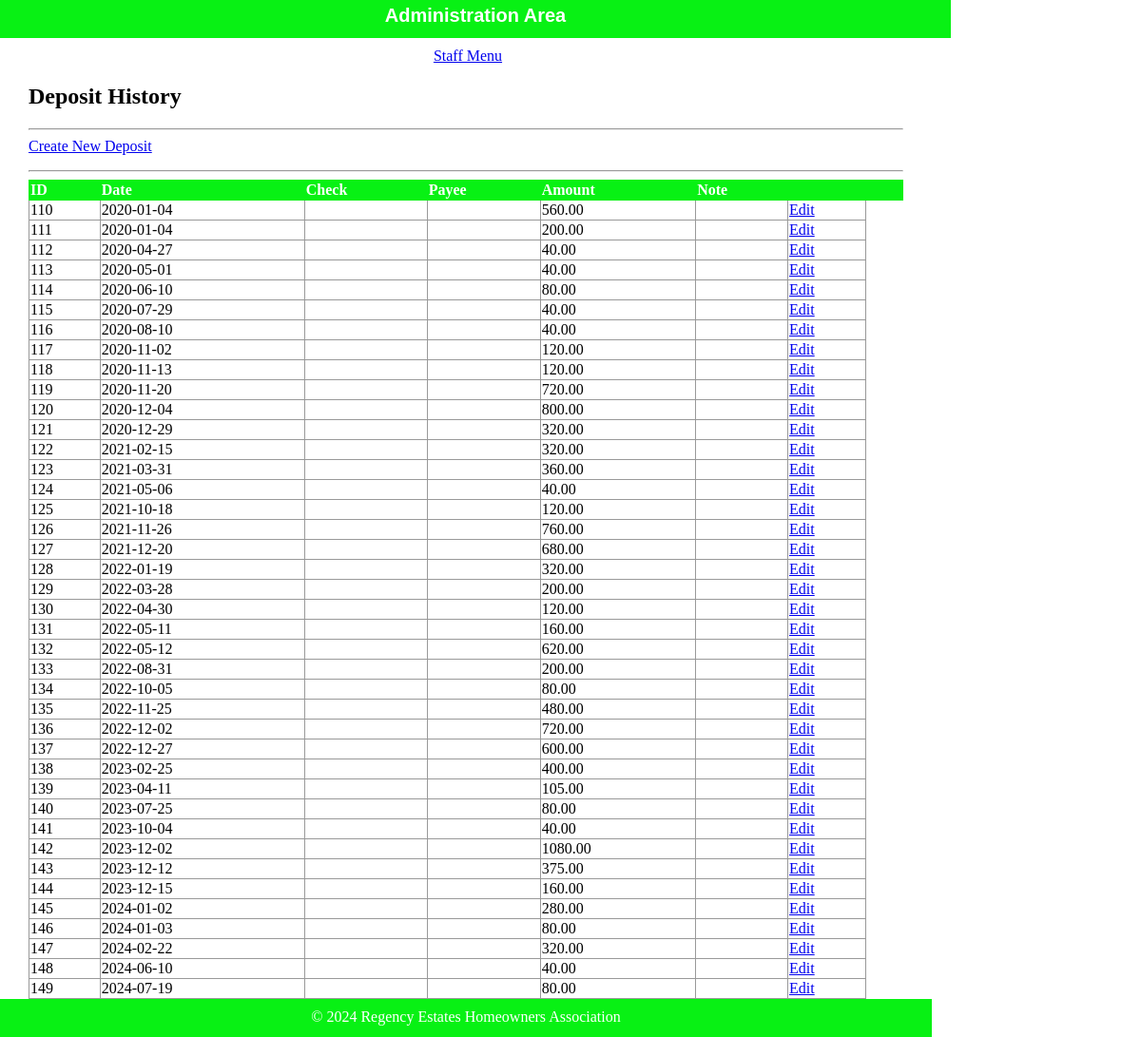
The app's page /html/public/staff/deposits/index.php with its own data.
### tables this page shows
CREATE TABLE `deposit` (
  `id` int(11) NOT NULL,
  `fk_cat_id` int(11) DEFAULT NULL,
  `dt` date DEFAULT NULL,
  `is_reconciled` tinyint(1) DEFAULT NULL,
  `amount` decimal(10,2) DEFAULT NULL,
  `note` varchar(50) DEFAULT NULL,
  `ck_no` int(11) DEFAULT NULL,
  `payee` varchar(50) DEFAULT NULL
);

### html/private/functions.php (called while the page is built, shortened)
<?php
function url_for($script_path)
{
    if ($script_path[0] != '/')
    {
        $script_path = "/" . $script_path;
    }
    return WWW_ROOT . $script_path;
}
function htmlsc($string = "")
{
    return htmlspecialchars($string);
}
?>

### html/private/query_functions.php (called while the page is built, shortened)
<?php
  function find_all_deposits() {
    global $db;
    $sql = "SELECT * FROM deposit WHERE dt >= '2020-01-01' ORDER BY dt";
    $result = mysqli_query($db, $sql);
    return $result;
  }
?>

### html/public/staff/deposits/index.php (the view, shortened to what this page needs)
<?php $subject_set = find_all_deposits(); ?>
<?php include(SHARED_PATH . '/header.php'); ?>
    <div id="content">
        <div id="regency-menu">
            <h2>Deposit History</h2>
            <hr />
            <div class="actions">
                <a class="action" href="<?php echo url_for('/staff/deposits/index.php'); ?>">Create New Deposit</a>
            </div>
            <hr />
            <table class="list">
                <tr>
                    <th>ID</th>
                    <th>Date</th>
                    <th>Check</th>
                    <th>Payee</th>
                    <th>Amount</th>
                    <th>Note</th>
                    <th>&nbsp</th>
                    <th>&nbsp</th>
                    <th>&nbsp</th>
                </tr>
                <?php while($subject = mysqli_fetch_assoc($subject_set)) { ?>
                    <tr>
                        <td><?php echo htmlsc($subject['id']); ?></td>
                        <td><?php echo htmlsc($subject['dt']); ?></td>
                        <td><?php echo htmlsc($subject['ck_no']); ?></td>
                        <td><?php echo htmlsc($subject['payee']); ?></td>
                        <td><?php echo htmlsc($subject['amount']); ?></td>
                        <td><?php echo htmlsc($subject['note']); ?></td>
                        <td><a class="action" href="<?php echo url_for('/staff/subjects/show.php?id=' . htmlsc(urlencode($subject['id']))); ?>">Edit</a></td>
                    </tr>
                <?php } ?>
            </table>
        </div>
    </div>
<?php include(SHARED_PATH . '/footer.php'); ?>

### html/public/stylesheets/staff.css (style rules this page uses)
html { height: 100%; width: 100%; }
body { height: 1000px; width: 100%; margin: 0; padding: 0; }
#content { width: 920px; min-height: 500px; padding: 0 30px; }
.actions { margin-bottom: 1em; }
table { border-collapse: collapse; vertical-align: top; }
table.list { width: 100%; }
table.list tr td { border: 1px solid #999999; }
table.list tr th { border: 1px solid #08F114; background: #08F114; color: white; text-align: left; }

### records on screen
deposit: id "110", dt "2020-01-04", amount "560.00"
deposit: id "111", dt "2020-01-04", amount "200.00"
deposit: id "112", dt "2020-04-27", amount "40.00"
deposit: id "113", dt "2020-05-01", amount "40.00"
deposit: id "114", dt "2020-06-10", amount "80.00"
deposit: id "115", dt "2020-07-29", amount "40.00"
deposit: id "116", dt "2020-08-10", amount "40.00"
deposit: id "117", dt "2020-11-02", amount "120.00"
deposit: id "118", dt "2020-11-13", amount "120.00"
deposit: id "119", dt "2020-11-20", amount "720.00"
deposit: id "120", dt "2020-12-04", amount "800.00"
deposit: id "121", dt "2020-12-29", amount "320.00"
deposit: id "122", dt "2021-02-15", amount "320.00"
deposit: id "123", dt "2021-03-31", amount "360.00"
deposit: id "124", dt "2021-05-06", amount "40.00"
deposit: id "125", dt "2021-10-18", amount "120.00"
deposit: id "126", dt "2021-11-26", amount "760.00"
deposit: id "127", dt "2021-12-20", amount "680.00"
deposit: id "128", dt "2022-01-19", amount "320.00"
deposit: id "129", dt "2022-03-28", amount "200.00"
deposit: id "130", dt "2022-04-30", amount "120.00"
deposit: id "131", dt "2022-05-11", amount "160.00"
deposit: id "132", dt "2022-05-12", amount "620.00"
deposit: id "133", dt "2022-08-31", amount "200.00"
deposit: id "134", dt "2022-10-05", amount "80.00"
deposit: id "135", dt "2022-11-25", amount "480.00"
deposit: id "136", dt "2022-12-02", amount "720.00"
deposit: id "137", dt "2022-12-27", amount "600.00"
deposit: id "138", dt "2023-02-25", amount "400.00"
deposit: id "139", dt "2023-04-11", amount "105.00"
deposit: id "140", dt "2023-07-25", amount "80.00"
deposit: id "141", dt "2023-10-04", amount "40.00"
deposit: id "142", dt "2023-12-02", amount "1080.00"
deposit: id "143", dt "2023-12-12", amount "375.00"
deposit: id "144", dt "2023-12-15", amount "160.00"
deposit: id "145", dt "2024-01-02", amount "280.00"
deposit: id "146", dt "2024-01-03", amount "80.00"
deposit: id "147", dt "2024-02-22", amount "320.00"
deposit: id "148", dt "2024-06-10", amount "40.00"
deposit: id "149", dt "2024-07-19", amount "80.00"
